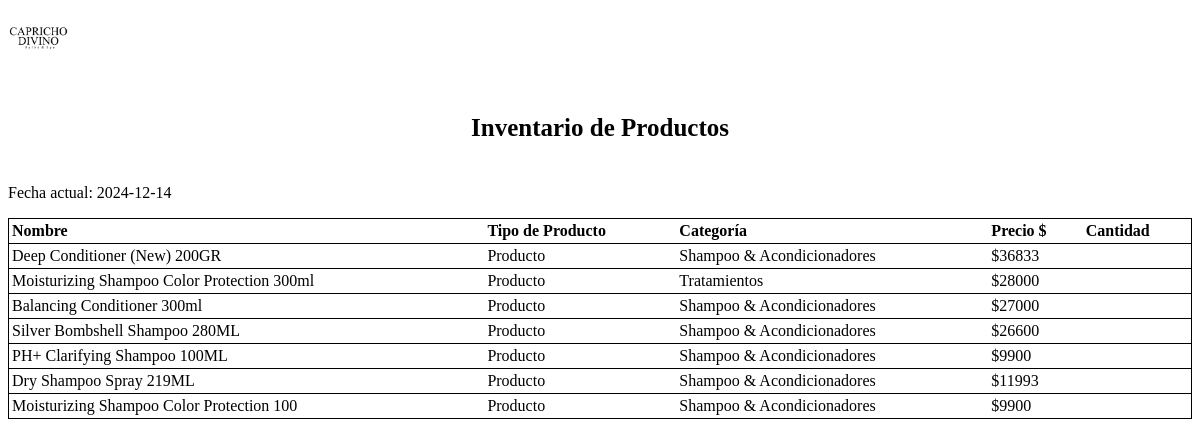
The app's page /paginas/verInventario/ with its own data.
### core/models.py (models this page shows, shortened)
class Item(models.Model):
    nombre = models.CharField(max_length=100, null=False)
    descripcion = models.TextField(null=True, blank=True)
    categoria = models.ForeignKey(Categoria, on_delete=models.CASCADE, related_name='items')
    tipo = models.CharField(max_length=50, choices=[('producto', 'Producto'), ('servicio', 'Servicio')])
    costo = models.IntegerField(default=0)
    costo2 = models.IntegerField(default=0)
    picture = models.ImageField(upload_to='media/items/', null=True, blank=True)
    descuento = models.DecimalField(max_digits=4, decimal_places=2, null=True, blank=True, default=0.00)
    class Meta:
        verbose_name = 'item'
        verbose_name_plural = 'items'

class Categoria(models.Model):
    nombre = models.CharField(max_length=100, unique=True)
    def __str__(self):
        return self.nombre

### core/views.py (the view)
# urls.py: path("paginas/verInventario/", views.verInventario.as_view(), name="verInventario"),
class verInventario(View):
    def get(self, request, *args, **kwargs):
        productos = Item.objects.filter(tipo='producto')
        form = editarProductoForm()
        context = {
            'productos': productos,
            'form': form,
        }
        if 'pdf' in request.GET:
            pdf = render_to_pdf('inventario/verInventario.html', context)
            return HttpResponse(pdf, content_type='application/pdf')
        return render(request, 'inventario/verInventario.html', context)

### core/cart.py (called while the page is built, shortened)
  def __iter__(self):
    cart = copy.deepcopy(self.cart)
    productos = Producto.objects.filter(id__in=cart)
    for producto in productos:
      cart[str(producto.id)]["producto"] = producto

### core/context_processors.py (called while the page is built)
def cart_badge(request):
    cart = Cart(request)
    item_count = sum(item['cantidad'] for item in cart)
    return {'cart_badge': item_count}

### core/templates/inventario/verInventario.html (shortened to what this page needs)
<!DOCTYPE html>
<html lang="en">
<head>
</head>
<body>
    {% load tz %}
    <div class="container">
        <div class="row">
            <div class="col-md-12">
                <div class="wrapper">
                    <div class="logo">
                        <img src="/static/img/CD.png" alt="Image" height="60px">
                    </div>
                    <h5 style="font-size: 25px; text-align: center;">
                        Inventario de Productos
                    </h5>
                    <p>Fecha actual: {% now "Y-m-d" %}</p>
                    <div>
                        <table style="text-align: center;">
                            <thead>
                                <tr>
                                    <th>Nombre</th>
                                    <th>Tipo de Producto</th>
                                    <th>Categoría</th>
                                    <th>Precio $</th>
                                    <th>Cantidad</th>
                                </tr>
                            </thead>
                            <tbody>
                                {% for i in productos %}
                                <tr>
                                    <td>{{i.nombre}}</td>
                                    <td>{{i.tipo|title}}</td>
                                    <td>{{i.categoria}}</td>
                                    <td>${{i.costo}}</td>
                                    <td>{{i.cantidad}}</td>
                                </tr>
                                {% endfor %}
                            </tbody>
                        </table>
                    </div>
                </div>
            </div>
        </div>
</body>
</html>

### core/templates/inventario/verInventario.html (style rules this page uses)
table { width: 100%; border-collapse: collapse; }
th, td { padding: 3px; text-align: left; }
tr { border-bottom: 1px solid black; border: 1px solid black; ; }

### records on screen
Item: nombre "Deep Conditioner (New) 200GR", tipo "Producto", categoria "Shampoo & Acondicionadores", costo "36833"
Item: nombre "Moisturizing Shampoo Color Protection 300ml", tipo "Producto", categoria "Tratamientos", costo "28000"
Item: nombre "Balancing Conditioner 300ml", tipo "Producto", categoria "Shampoo & Acondicionadores", costo "27000"
Item: nombre "Silver Bombshell Shampoo 280ML", tipo "Producto", categoria "Shampoo & Acondicionadores", costo "26600"
Item: nombre "PH+ Clarifying Shampoo 100ML", tipo "Producto", categoria "Shampoo & Acondicionadores", costo "9900"
Item: nombre "Dry Shampoo Spray 219ML", tipo "Producto", categoria "Shampoo & Acondicionadores", costo "11993"
Item: nombre "Moisturizing Shampoo Color Protection 100", tipo "Producto", categoria "Shampoo & Acondicionadores", costo "9900"
